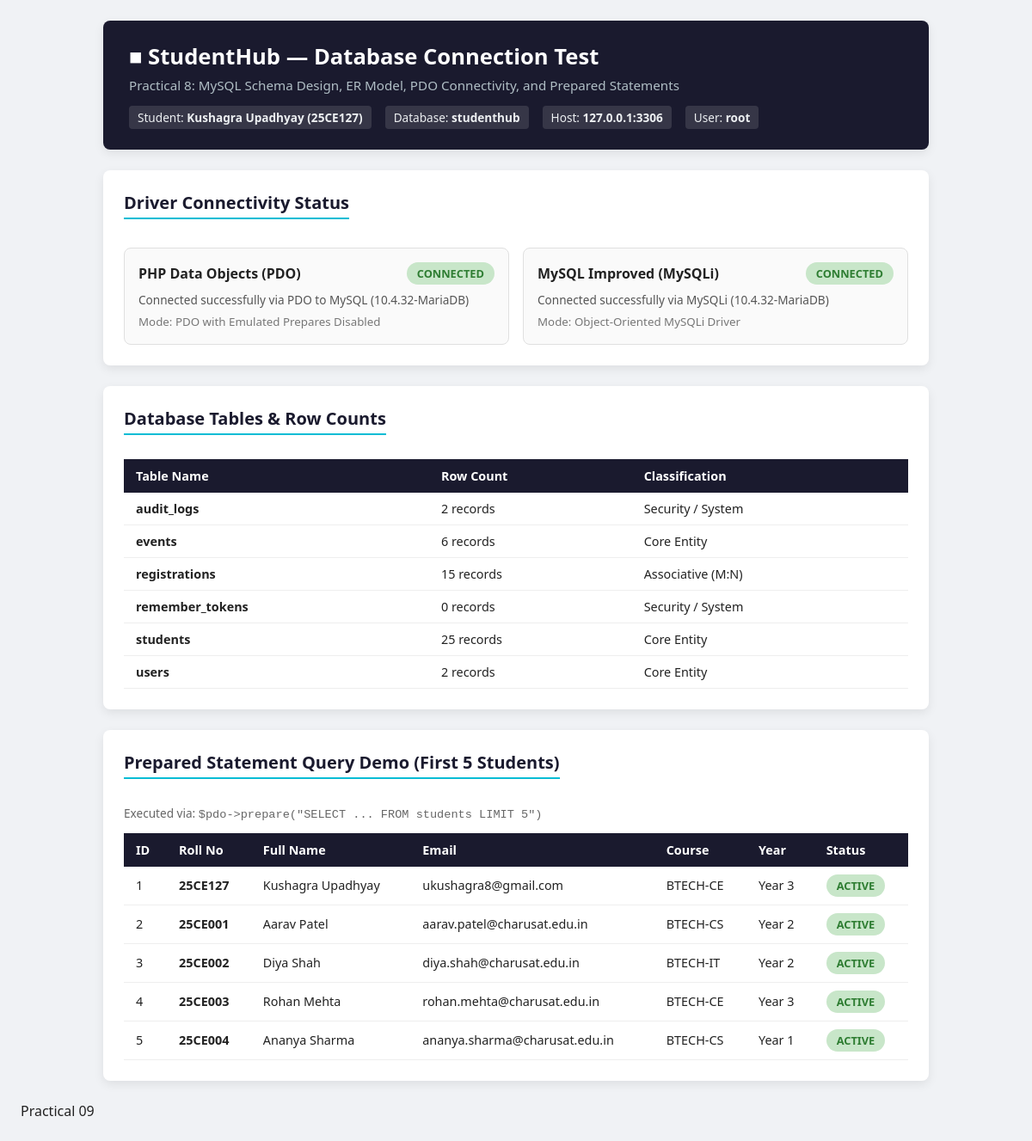
The app's page /Practical-08/test_connection.php with its own data.
### tables this page shows
CREATE TABLE `students` (
  `id` INT AUTO_INCREMENT PRIMARY KEY,
  `roll_no` VARCHAR(20) NOT NULL UNIQUE,
  `fullname` VARCHAR(100) NOT NULL,
  `email` VARCHAR(100) NOT NULL UNIQUE,
  `mobile` VARCHAR(15) NOT NULL,
  `gender` ENUM('male', 'female', 'other') NOT NULL,
  `course` VARCHAR(50) NOT NULL,
  `year` TINYINT UNSIGNED NOT NULL,
  `status` ENUM('active', 'inactive') NOT NULL DEFAULT 'active',
  `created_at` TIMESTAMP DEFAULT CURRENT_TIMESTAMP,
  `updated_at` TIMESTAMP DEFAULT CURRENT_TIMESTAMP ON UPDATE CURRENT_TIMESTAMP,
  INDEX `idx_course_year` (`course`, `year`),
  INDEX `idx_status` (`status`)
);

### Practical-08/test_connection.php (the view, shortened to what this page needs)
<?php
$pdoStatus = false;
$pdoMsg = '';
$mysqliStatus = false;
$mysqliMsg = '';
$tables = [];
$sampleStudents = [];
try {
    $pdo = getPDOConnection();
    $pdoStatus = true;
    $pdoVersion = $pdo->getAttribute(PDO::ATTR_SERVER_VERSION);
    $pdoMsg = "Connected successfully via PDO to MySQL (" . $pdoVersion . ")";
    $stmt = $pdo->query("SHOW TABLES");
    $rawTables = $stmt->fetchAll(PDO::FETCH_COLUMN);
    foreach ($rawTables as $t) {
        $cStmt = $pdo->query("SELECT COUNT(*) FROM `{$t}`");
        $tables[$t] = (int)$cStmt->fetchColumn();
    }
    $prepStmt = $pdo->prepare("SELECT id, roll_no, fullname, email, course, year, status FROM students ORDER BY id
ASC LIMIT 5");
    $prepStmt->execute();
    $sampleStudents = $prepStmt->fetchAll(PDO::FETCH_ASSOC);
} catch (Exception $e) {
    $pdoStatus = false;
    $pdoMsg = $e->getMessage();
}
try {
    $mysqli = getMySQLiConnection();
    $mysqliStatus = true;
    $mysqliVersion = $mysqli->server_info;
    $mysqliMsg = "Connected successfully via MySQLi (" . $mysqliVersion . ")";
} catch (Exception $e) {
    $mysqliStatus = false;
    $mysqliMsg = $e->getMessage();
}
?>
<!DOCTYPE html>
<html lang="en">
<head>
</head>
<body>
    <div class="container">
        <header>
            <h1>■ StudentHub — Database Connection Test</h1>
            <p>Practical 8: MySQL Schema Design, ER Model, PDO Connectivity, and Prepared Statements</p>
            <div class="meta-bar">
                <span class="meta-tag">Student: <strong>Kushagra Upadhyay (25CE127)</strong></span>
                <span class="meta-tag">Database: <strong><?= htmlspecialchars(DB_NAME) ?></strong></span>
                <span class="meta-tag">Host: <strong><?= htmlspecialchars(DB_HOST . ':' . DB_PORT) ?></strong></span>
                <span class="meta-tag">User: <strong><?= htmlspecialchars(DB_USER) ?></strong></span>
            </div>
        </header>
        <div class="card">
            <h2>Driver Connectivity Status</h2>
            <div class="status-grid">
                <div class="status-box">
                    <div style="display:flex; justify-content:space-between; align-items:center; margin-bottom:8px;">
                        <strong>PHP Data Objects (PDO)</strong>
                        <span class="badge <?= $pdoStatus ? 'badge-success' : 'badge-danger' ?>">
                            <?= $pdoStatus ? 'CONNECTED' : 'FAILED' ?>
                        </span>
                    </div>
                    <p style="margin:4px 0; font-size:0.85rem; color:#555;">
                        <?= htmlspecialchars($pdoMsg) ?>
                    </p>
                    <small style="color:#777;">Mode: PDO with Emulated Prepares Disabled</small>
                </div>
                <div class="status-box">
                    <div style="display:flex; justify-content:space-between; align-items:center; margin-bottom:8px;">
                        <strong>MySQL Improved (MySQLi)</strong>
                        <span class="badge <?= $mysqliStatus ? 'badge-success' : 'badge-danger' ?>">
                            <?= $mysqliStatus ? 'CONNECTED' : 'FAILED' ?>
                        </span>
                    </div>
                    <p style="margin:4px 0; font-size:0.85rem; color:#555;">
                        <?= htmlspecialchars($mysqliMsg) ?>
                    </p>
                    <small style="color:#777;">Mode: Object-Oriented MySQLi Driver</small>
                </div>
            </div>
        </div>
        <?php if (!empty($tables)): ?>
        <div class="card">
            <h2>Database Tables & Row Counts</h2>
            <table class="table-custom">
                <thead>
                    <tr>
                        <th>Table Name</th>
                        <th>Row Count</th>
                        <th>Classification</th>
                    </tr>
                </thead>
                <tbody>
                    <?php foreach ($tables as $tbl => $cnt): ?>
                    <tr>
                        <td><strong><?= htmlspecialchars($tbl) ?></strong></td>
                        <td><?= htmlspecialchars((string)$cnt) ?> records</td>
                        <td>
                            <?php
                                if (in_array($tbl, ['students', 'events', 'users'])) echo 'Core Entity';
                                elseif ($tbl === 'registrations') echo 'Associative (M:N)';
                                else echo 'Security / System';
                            ?>
                        </td>
                    </tr>
                    <?php endforeach; ?>
                </tbody>
            </table>
        </div>
        <?php endif; ?>
        <?php if (!empty($sampleStudents)): ?>
        <div class="card">
            <h2>Prepared Statement Query Demo (First 5 Students)</h2>
            <p style="font-size:0.85rem; color:#666;">Executed via: <code>$pdo-&gt;prepare("SELECT ... FROM students
LIMIT 5")</code></p>
            <table class="table-custom">
                <thead>
                    <tr>
                        <th>ID</th>
                        <th>Roll No</th>
                        <th>Full Name</th>
                        <th>Email</th>
                        <th>Course</th>
                        <th>Year</th>
                        <th>Status</th>
                    </tr>
                </thead>
                <tbody>
                    <?php foreach ($sampleStudents as $s): ?>
                    <tr>
                        <td><?= htmlspecialchars((string)$s['id']) ?></td>
                        <td><strong><?= htmlspecialchars($s['roll_no']) ?></strong></td>
                        <td><?= htmlspecialchars($s['fullname']) ?></td>
                        <td><?= htmlspecialchars($s['email']) ?></td>
                        <td><?= htmlspecialchars(strtoupper($s['course'])) ?></td>
                        <td>Year <?= htmlspecialchars((string)$s['year']) ?></td>
                        <td>
                            <span class="badge <?= $s['status'] === 'active' ? 'badge-success' : 'badge-danger' ?>">
                                <?= htmlspecialchars(ucfirst($s['status'])) ?>
                            </span>
                        </td>
                    </tr>
                    <?php endforeach; ?>
                </tbody>
            </table>
        </div>
        <?php endif; ?>
    </div>
</body>
</html>

### Practical-08/test_connection.php (style rules this page uses)
:root { --color-primary: #1a1a2e; --color-accent: #00bcd4; --color-bg: #f0f2f5; --color-success: #2e7d32; --color-danger: #c62828; --color-card: #ffffff; --radius: 8px; --shadow: 0 4px 12px rgba(0,0,0,0.08); }
body { font-family: 'Segoe UI', Tahoma, Geneva, Verdana, sans-serif; background: var(--color-bg); color: #222; margin: 0; padding: 24px; }
.container { max-width: 960px; margin: 0 auto; }
header { background: var(--color-primary); color: #fff; padding: 24px 30px; border-radius: var(--radius); box-shadow: var(--shadow); margin-bottom: 24px; }
header h1 { margin: 0 0 6px; font-size: 1.6rem; }
header p { margin: 0; color: #b0bec5; font-size: 0.95rem; }
.meta-bar { display: flex; gap: 16px; flex-wrap: wrap; margin-top: 14px; font-size: 0.85rem; color: #eceff1; }
.meta-tag { background: rgba(255,255,255,0.12); padding: 4px 10px; border-radius: 4px; }
.card { background: var(--color-card); border-radius: var(--radius); padding: 24px; margin-bottom: 24px; box-shadow: var(--shadow); }
h2 { margin-top: 0; color: var(--color-primary); font-size: 1.25rem; border-bottom: 2px solid var(--color-accent); display: inline-block; padding-bottom: 4px; }
.status-grid { display: grid; grid-template-columns: repeat(auto-fit, minmax(280px, 1fr)); gap: 16px; margin-top: 16px; }
.status-box { border: 1px solid #e0e0e0; border-radius: var(--radius); padding: 16px; background: #fafafa; }
.badge { display: inline-block; padding: 4px 12px; border-radius: 20px; font-weight: 600; font-size: 0.8rem; text-transform: uppercase; }
.badge-success { background: #c8e6c9; color: var(--color-success); }
.table-custom { width: 100%; border-collapse: collapse; margin-top: 12px; font-size: 0.9rem; }
.table-custom th { background: var(--color-primary); color: #fff; padding: 10px 14px; text-align: left; }
.table-custom td { padding: 9px 14px; border-bottom: 1px solid #eee; }

### records on screen
students: id "1", roll_no "25CE127", fullname "Kushagra Upadhyay", email "ukushagra8@gmail.com", course "BTECH-CE", year "3", status "ACTIVE"
students: id "2", roll_no "25CE001", fullname "Aarav Patel", email "aarav.patel@charusat.edu.in", course "BTECH-CS", year "2", status "ACTIVE"
students: id "3", roll_no "25CE002", fullname "Diya Shah", email "diya.shah@charusat.edu.in", course "BTECH-IT", year "2", status "ACTIVE"
students: id "4", roll_no "25CE003", fullname "Rohan Mehta", email "rohan.mehta@charusat.edu.in", course "BTECH-CE", year "3", status "ACTIVE"
students: id "5", roll_no "25CE004", fullname "Ananya Sharma", email "ananya.sharma@charusat.edu.in", course "BTECH-CS", year "1", status "ACTIVE"

### other values on screen
DB_NAME "studenthub"
DB_HOST . ':' . DB_PORT "127.0.0.1:3306"
DB_USER "root"
$pdoMsg "Connected successfully via PDO to MySQL (10.4.32-MariaDB)"
$mysqliMsg "Connected successfully via MySQLi (10.4.32-MariaDB)"
$tbl "audit_logs"
$cnt "2"
$tbl "events"
$cnt "6"
$tbl "registrations"
$cnt "15"
$tbl "remember_tokens"
$cnt "0"
$tbl "students"
$cnt "25"
